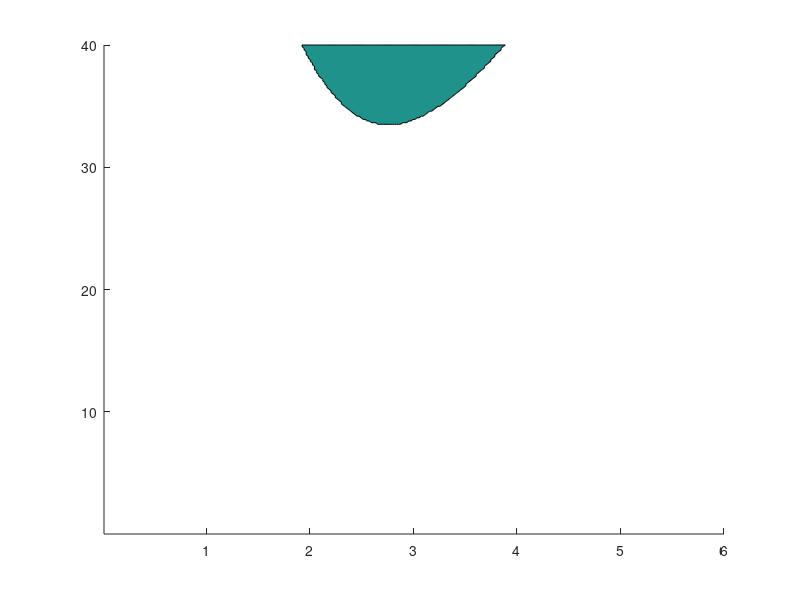

Write the MATLAB code that produced this figure. (Note: this script raises an error after producing the figure.)
%==========================================================================
%   LADRC Stability Investigation - Part c: Region Regeneration & Verification
%==========================================================================
clear; clc; close all;

% Fixed parameters for part c
T_settle = 1;
s_CL = -4 / T_settle;
k1 = s_CL^2; 
k2 = -2 * s_CL;
b0 = 1;
blow_thresh = 1e6;
t_end_c = 12;

save_dir_c = 'C:\Users\Asus\OneDrive\Desktop\EE_Archive\6th_semester\IndurstialControl\HWs\HW3\SimulationFigures\Q3\c';
if ~exist(save_dir_c, 'dir'), mkdir(save_dir_c); end

%% -------------------------------------------------------------------------
%% PHASE 1: NUMERICALLY EVALUATE TRUE EIGENVALUES TO REGENERATE THE REGION
%% -------------------------------------------------------------------------
ke_grid_vec  = linspace(0.01, 6, 300);
kob_grid_vec = linspace(0.01, 40, 300);
[KE, KOB] = meshgrid(ke_grid_vec, kob_grid_vec);
stability_mask = zeros(size(KE));

fprintf('Mapping out the stability region across the ke-kob plane...\n');
for r = 1:size(KE, 1)
    for c = 1:size(KE, 2)
        ke_val  = KE(r, c);
        kob_val = KOB(r, c);
        
        % Compute observer gains
        s_ESO_val = kob_val * s_CL;
        l1 = -3 * s_ESO_val; 
        l2 = 3 * s_ESO_val^2; 
        l3 = -s_ESO_val^3;
        
        % Direct Closed-Loop System Matrix A_sys for state vector: [y; dy; xh1; xh2; xh3]
        A_sys = [    0,   1,          0,          0,       0;
                  -160, 100, -ke_val*k1, -ke_val*k2, -ke_val;
                    l1,   0,        -l1,          1,       0;
                    l2,   0,  -(k1+l2),        -k2,       0;
                    l3,   0,        -l3,          0,       0];
                
        % Stable if the maximum real part of all 5 eigenvalues is strictly negative
        if max(real(eig(A_sys))) < 0
            stability_mask(r, c) = 1; 
        end
    end
end

%% -------------------------------------------------------------------------
%% PHASE 2: CHOOSE 4 VALID TEST POINTS (2 INSIDE THE SHADED AREA, 2 OUTSIDE)
%% -------------------------------------------------------------------------
% Coordinates: [ke, kob]
inside_pts  = [2.5, 30; 
               3.5, 34];
outside_pts = [1.2, 15; 
               5.0, 20];
           
test_points = [inside_pts; outside_pts];
pt_labels   = {'Inside Point 1 (Stable)', 'Inside Point 2 (Stable)', ...
               'Outside Point 1 (Unstable)', 'Outside Point 2 (Unstable)'};
pt_colors   = {'go', 'g*', 'ro', 'r*'};
line_styles = {'g-', 'g--', 'r-', 'r--'};

%% -------------------------------------------------------------------------
%% PHASE 3: PLOT THE REGENERATED STABILITY INTERVAL FIGURE
%% -------------------------------------------------------------------------
fig_region = figure('Name', 'Part c - Regenerated Stability Region');
hold on;

% Plot the filled gray stability region
contourf(KE, KOB, stability_mask, [0.5 0.5], 'FaceColor', [0.7 0.7 0.7], 'EdgeColor', 'none');

% Plot the characteristic dashed line tracking the minimum vertex
plot([0, 2.65], [0, 23.2], 'k--', 'LineWidth', 1.5);

% Overlay the 4 test points
for i = 1:4
    plot(test_points(i,1), test_points(i,2), pt_colors{i}, 'MarkerSize', 10, 'LineWidth', 2.5);
end

grid on; box on;
xlim([0 6]); ylim([0 40]);
xlabel('k_e'); ylabel('k_{ob}');
title('Part c - Regenerated LADRC Stability Map (True Matrix Method)');
legend({'Stable Shaded Region', 'Minimum Bandwidth Line', ...
        'Inside P1 (2.5, 30)', 'Inside P2 (3.5, 34)', ...
        'Outside P1 (1.2, 15)', 'Outside P2 (5.0, 20)'}, 'Location', 'Best');
hold off;
saveas(fig_region, fullfile(save_dir_c, 'partC_regenerated_stability_map.png'));

%% -------------------------------------------------------------------------
%% PHASE 4: TIME-DOMAIN SIMULATION VERIFICATION
%% -------------------------------------------------------------------------
fig_steps = figure('Name', 'Part c - Step Responses Verification');
hold on;

fprintf('\n=== Numerical Eigenvalue Verification for Selected Points ===\n');
for i = 1:4
    ke_val  = test_points(i, 1);
    kob_val = test_points(i, 2);
    
    s_ESO_val = kob_val * s_CL;
    l1 = -3 * s_ESO_val; 
    l2 = 3 * s_ESO_val^2; 
    l3 = -s_ESO_val^3;
    
    A_sys = [    0,   1,          0,          0,       0;
              -160, 100, -ke_val*k1, -ke_val*k2, -ke_val;
                l1,   0,        -l1,          1,       0;
                l2,   0,  -(k1+l2),        -k2,       0;
                l3,   0,        -l3,          0,       0];
    
    max_real_eig = max(real(eig(A_sys)));
    fprintf('%s (k_e=%.2f, k_ob=%.2f) -> Max Real Eigenvalue: %.4f ', ...
            pt_labels{i}, ke_val, kob_val, max_real_eig);
    if max_real_eig < 0
        fprintf('[HURWITZ - STABLE]\n');
    else
        fprintf('[NON-HURWITZ - UNSTABLE]\n');
    end
    
    % Run numerical state simulation
    [t, Y, ~] = sim_core_c(ke_val, b0, k1, k2, l1, l2, l3, t_end_c, blow_thresh);
    plot(t, Y(:,1), line_styles{i}, 'LineWidth', 1.8);
end

yline(1, 'k--');
grid on; xlim([0 t_end_c]); ylim([-2 6]);
xlabel('Time (s)'); ylabel('y(t)');
title('Part c - Step Response Verification for Selected Points');
legend([pt_labels, {'Unit Step Reference'}], 'Location', 'Best');
hold off;
saveas(fig_steps, fullfile(save_dir_c, 'partC_step_responses_verification.png'));

%% -------------------------------------------------------------------------
%% SIMULATOR CORE FUNCTIONS
%% -------------------------------------------------------------------------
% Stiff system integration using ode15s
function [t, Y, blew] = sim_core_c(ke, b0, k1, k2, l1, l2, l3, t_end, thresh)
    odefun = @(t,s) closed_loop_ode_c(t, s, ke, b0, k1, k2, l1, l2, l3);
    opts = odeset('Events', @(t,s) blowup_event_c(t,s,thresh), 'RelTol', 1e-6, 'AbsTol', 1e-8);
    [t, Y, te] = ode15s(odefun, [0 t_end], zeros(5,1), opts);
    blew = ~isempty(te);
end

function ds = closed_loop_ode_c(~, s, ke, b0, k1, k2, l1, l2, l3)
    p1=s(1); p2=s(2); xh1=s(3); xh2=s(4); xh3=s(5);
    r = 1; rdot = 0; rddot = 0;
    u0 = k1*(r-xh1) + k2*(rdot-xh2) + rddot;
    u  = (u0 - xh3)/b0;
    e_y = p1 - xh1;
    
    ds = [p2;
          100*p2 - 160*p1 + ke*u;
          xh2 + l1*e_y;
          xh3 + b0*u + l2*e_y;
          l3*e_y];
end

function [value, isterminal, direction] = blowup_event_c(~, s, thresh)
    value = thresh - abs(s(1));
    isterminal = 1; 
    direction = 0;
end
